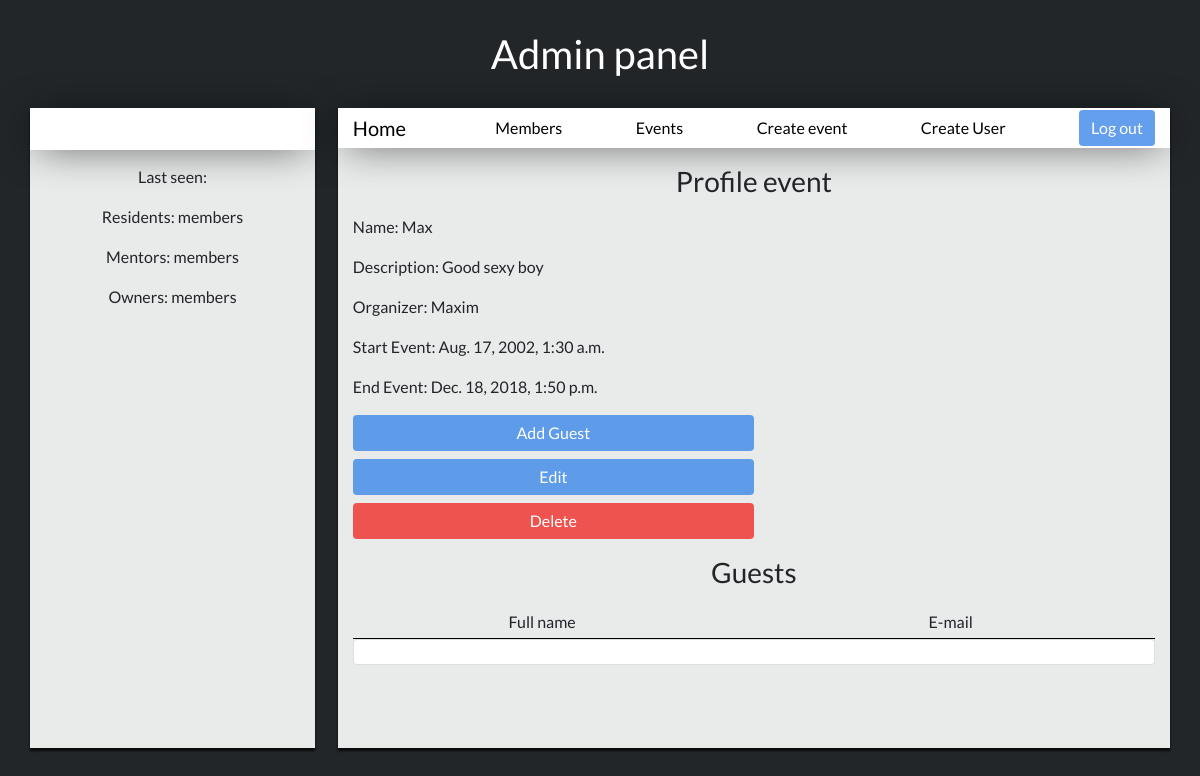
The app's page /event/4/, older data.
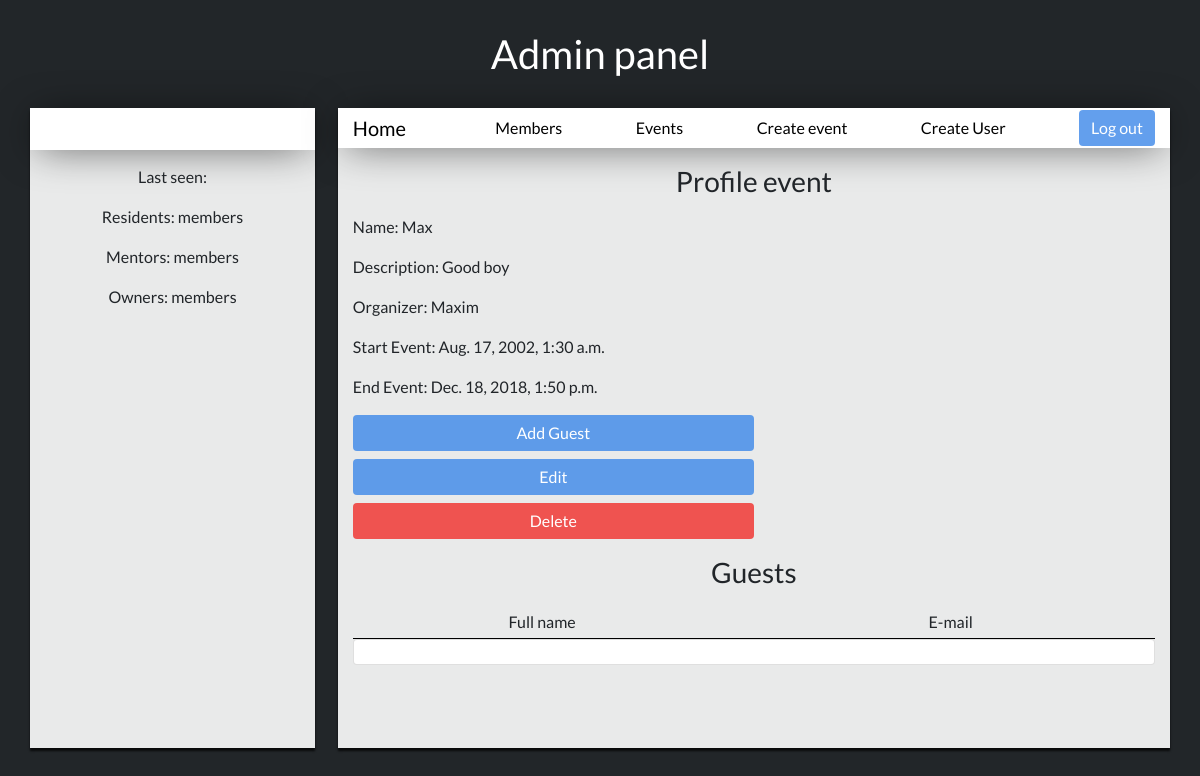
The same page, newer data.
### login/models.py (models this page shows)
class Event(models.Model):
    name = models.CharField(max_length=80)
    description = models.TextField()
    organizer = models.CharField(max_length=40)
    start_time = models.DateTimeField()
    end_time = models.DateTimeField()
    created_time = models.DateTimeField(auto_now=True)

### login/views.py (the view)
# urls.py: url(r'^event/(?P<pk>\d+)/$', views.event, name='event'),
def event(request, pk):
    event = Event.objects.get(id=pk)
    guests = Guest.objects.filter(event_id=event.id)
    context = {
        'event': event,
        'guests': guests
    }
    return render(request, 'event/index.html', context)

### login/templates/event/index.html (shortened to what this page needs)
{% extends '../index-admin-base.html' %}
{% block info_admin %}
{% load staticfiles %}
<link rel="stylesheet" media="all" href="{% static 'css/event.css' %}" type="text/css">
<h3 style='text-align: center;margin: 2%;'>Profile event</h3>
    <div class="container">
        <div class="row">
            <div class="col-sm event-info">
                <p> Name: {{event.name}}</p>
                <p> Description: {{event.description}} </p>
                <p> Organizer: {{event.organizer}} </p>
                <p> Start Event: {{event.start_time}}</p>
                <p> End Event: {{event.end_time}}</p>
                <p style="margin-bottom: 1%;line-height: 2;"><a href="/create-guest"><button class="btn btn-primary event-btn" type="submit">Add Guest</button></a></p>
                <p style="margin-bottom: 1%;line-height: 2;"><a href="/event/{{ event.id }}/edit"><button class="btn btn-primary event-btn" type="submit">Edit</button></a></p>
                <p style="margin: 0;line-height: 2;"><a href="/event/{{ event.id }}/delete"><button class="btn btn-primary event-btn" type="submit" style="background: #EF5350;">Delete</button></a></p>
            </div>
        </div>
    </div>
<h3 style='text-align: center;margin: 2%;'>Guests</h3>
    <div class="container">
            <div class="container list-group" style="border-bottom: black 1px outset;">
                <div class="row">
                    <div class="col-sm">
                        <p style="text-align:center;margin: 0;line-height: 2;">Full name</p>
                    </div>
                    <div class="col-sm">
                        <p style="text-align:center;margin: 0;line-height: 2;">E-mail</p>
                    </div>
                </div>
            </div>
            <div class="userjoin-block">
                <ul class="list-group">
                    <li class="list-group-item">
                    </li>
                </ul>
            </div>
        </div>
    </div>
{% endblock %}

Row changes from the older to the newer data that the page shows:
changed Event "Max": description "Good sexy boy" → "Good boy"
